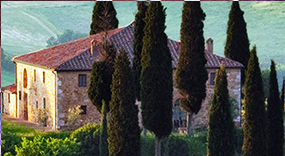
//> input picture img/test.jpg, 285 x 156 px
$ ./main ../../img/test.jpg 3 3 3   (built with g++ and OpenCV 4)
//> lines starting //> are read from the running program, lines starting //| are printed output that depends on the picture
/*************************************************************************
	> File Name: ../src/threshold/main.cpp
	> Author: Zhu Brocadesoar
	> Mail: brocadesoar@gmail.com
	> Created Time: Thu 17 Aug 2017 03:57:58 AM CST
 ************************************************************************/

#include<iostream>
using namespace std;

#include<opencv2/core.hpp>
#include<opencv2/highgui.hpp>
#include<opencv2/imgproc.hpp>
using namespace cv;

int main(int argc, char** argv){
    // check for file name
    if(argc != 5){
        puts(" Error: Invalid arguments");
        puts(" Usage: testsoar <path/to/image> <threshold_val> <max_val> <type>");
        puts("        threshold_val ranger in 0-255");
        puts("        max_val ranger in 0-255 and must grater than threshold_val");
        puts("        type:");
        puts("            1 - BINARY");
        puts("            2 - BINARY_INV");
        puts("            3 - TRUNC");
        puts("            4 - TOZERO");
        puts("            5 - TOZERO_INV");
    }
    // create images
    Mat imageSrc, imageGray, imageThreshold;
    // read img
    imageSrc = imread(argv[1], IMREAD_COLOR);
//> imageSrc is the input picture: 156 rows x 285 cols, CV_8UC3; mean B, G, R 82.5, 90.9, 87.7
    // check img
    if(imageSrc.empty()){
        puts(" Error: Faild to open image");
        return -1;
    }
    // convert to gray
    cvtColor(imageSrc, imageGray, COLOR_RGB2GRAY);
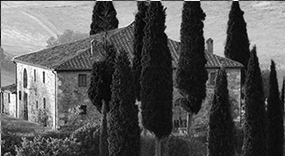
//> imageGray: 156 rows x 285 cols, CV_8UC1; min 0, max 255, mean 88
    // get other arg
    int thVal, maxVal, thType;
    sscanf(argv[2], "%d", &thVal);
//> thVal = 3
    sscanf(argv[3], "%d", &maxVal);
//> maxVal = 3
    sscanf(argv[4], "%d", &thType);
//> thType = 3
    // check arguments
    bool argOk = 1;
    if(thVal < 0 || thVal > 255) argOk = 0;
    if(maxVal < 0 || maxVal > 255) argOk = 0;
    if(maxVal < thVal) argOk = 0;
    if(thType < 1 || thType > 5) argOk = 0;
    if(!argOk){
        puts("Error: Invalid arguments, enter testsoar only for help");
        return -2;
    }
    // filename for save
    char fileNameOut[128];
    // translate thType to sys-enum
    int sysEnum;
    char sysEnumName[5][16]={
        "BINARY",
        "BINARY_INV",
        "TRUNC",
        "TOZERO",
        "TOZERO_INV"
    };
    switch(thType){
        case 1:
            sysEnum = THRESH_BINARY;
            break;
        case 2:
            sysEnum = THRESH_BINARY_INV;
            break;
        case 3:
            sysEnum = THRESH_TRUNC;
            break;
        case 4:
            sysEnum = THRESH_TOZERO;
            break;
        case 5:
            sysEnum = THRESH_TOZERO_INV;
        default:
            break;
    }
    // threshold
    threshold(imageGray, imageThreshold, thVal, maxVal, sysEnum);
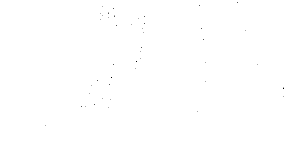
//> imageThreshold: 156 rows x 285 cols, CV_8UC1; min 0, max 3, mean 3; drawn with min black and max white
    // assamble a file name for save
    sprintf(fileNameOut, "%d-thV%d-maxV%d-Type%s.jpg", thType, thVal, maxVal, sysEnumName[thType - 1]);
//> fileNameOut = "3-thV3-maxV3-TypeTRUNC.jpg"
    // save image
    imwrite(fileNameOut, imageThreshold);

    return 0;
}
